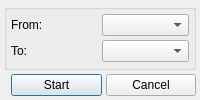
<?xml version="1.0" encoding="UTF-8"?>
<ui version="4.0">
 <class>CppDataEditDialog</class>
 <widget class="QDialog">
  <property name="modal">
   <bool>true</bool>
  </property>
  <layout class="QVBoxLayout">
   <item>
    <widget class="QGroupBox">
     <layout class="QGridLayout">
      <item row="0" column="0">
       <widget class="QLabel">
        <property name="text">
         <string>From:</string>
        </property>
       </widget>
      </item>
      <item row="0" column="1">
       <widget class="QComboBox" name="fromComboBox"/>
      </item>
      <item row="1" column="0">
       <widget class="QLabel">
        <property name="text">
         <string>To:</string>
        </property>
       </widget>
      </item>
      <item row="1" column="1">
       <widget class="QComboBox" name="toComboBox"/>
      </item>
     </layout>
    </widget>
   </item>
   <item>
    <layout class="QHBoxLayout">
     <item>
      <spacer>
       <property name="orientation">
        <enum>Qt::Horizontal</enum>
       </property>
      </spacer>
     </item>
     <item>
      <widget class="QPushButton" name="startButton">
       <property name="text">
        <string>Start</string>
       </property>
      </widget>
     </item>
     <item>
      <widget class="QPushButton" name="cancelButton">
       <property name="text">
        <string>Cancel</string>
       </property>
      </widget>
     </item>
    </layout>
   </item>
  </layout>
 </widget>
 <layoutdefault spacing="4" margin="4"/>
 <resources/>
 <connections/>
 <buttongroups/>
</ui>
